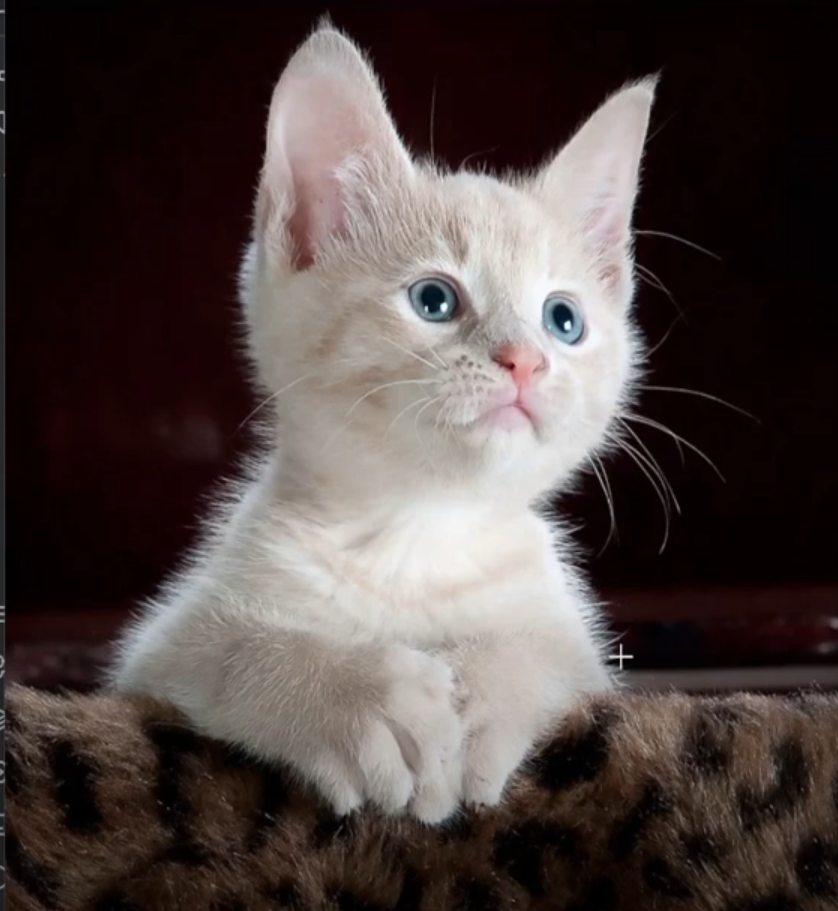
#> input picture Tutorial2D/Gato.png, 838 x 911 px
$ python 3_Filtros.py
#> lines starting #> are read from the running program, lines starting #| are printed output that depends on the picture; after the words box and inside, x2 and y2 are one past the last pixel; in counts of white or black regions, pixels touching at a corner belong together
# Librería
import cv2

# Obtener Imagen
im = cv2.imread("Gato.png")
#> im is the input picture: shape (911, 838, 3); mean B, G, R 66, 68.1, 78.8

# RGB to Gray
im_gray = cv2.cvtColor(im, cv2.COLOR_BGR2GRAY)

# Filtro de Desenfoque TIPO:Gaussiano
im_blur = cv2.GaussianBlur(im, (15,15), 0)      # El tamaño de la malla (15 x 15) y el sigma (0) de la gaussiana

# Filtro de Desenfoque TIPO:Canny (bordes de una imagen en blanco y negro)
im_canny = cv2.Canny(im_gray, 100, 200)
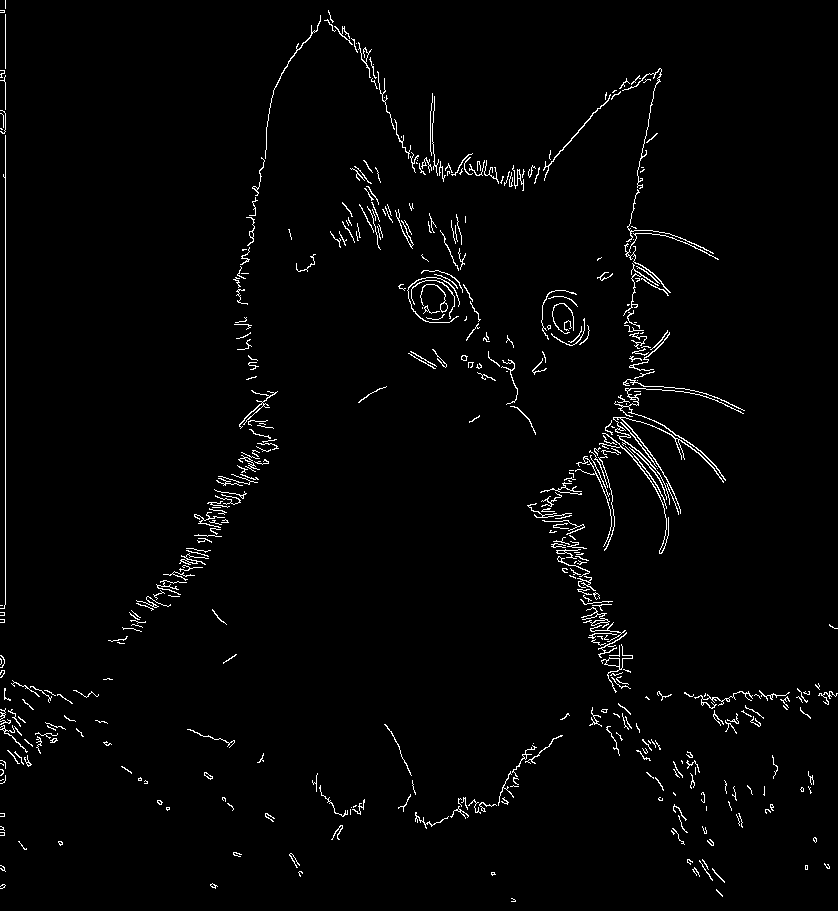
#> im_canny: shape (911, 838); 2.1% white in thin lines or dots

# Filtro Suavizado Median Blur
im_mb = cv2.medianBlur(im,13)

# Mostrar las imágenes
cv2.imshow("Normal", im)
cv2.imshow("Gris", im_gray)
cv2.imshow("Gauss", im_blur)
cv2.imshow("Canny", im_canny)
cv2.imshow("Median Blur", im_mb)

# Esperamos hasta que el usuario presione una tecla y cerramos las ventanas.
cv2.waitKey(0)
cv2.destroyAllWindows()

$ run again, with Tutorial2D/Figuras.png copied over Tutorial2D/Gato.png
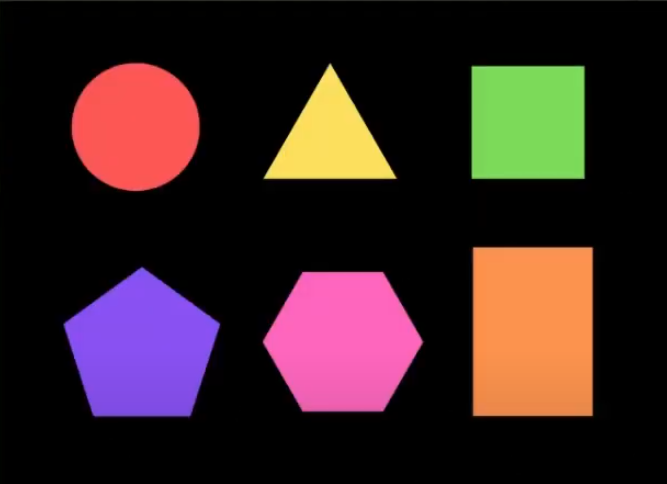
#> input picture Tutorial2D/Figuras.png, 667 x 484 px
#> im is the input picture: shape (484, 667, 3); mean B, G, R 35.9, 35.9, 56.6
#> `im_gray = cv2.cvtColor(im, cv2.COLOR_BGR2GRAY)`:
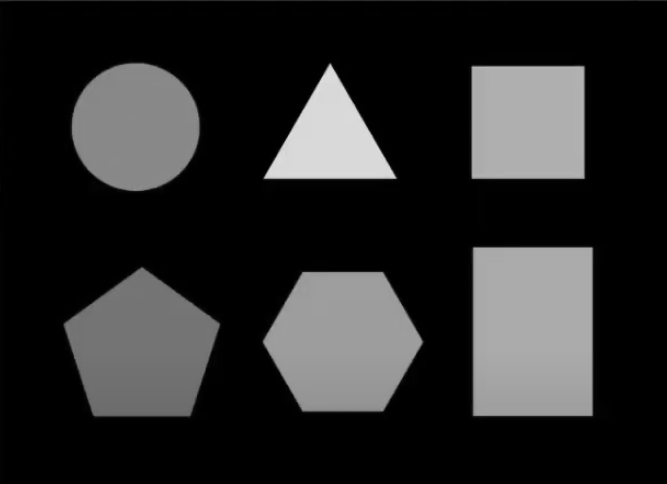
#> im_gray: shape (484, 667); min 0, max 225, mean 42.1
#> `im_canny = cv2.Canny(im_gray, 100, 200)`:
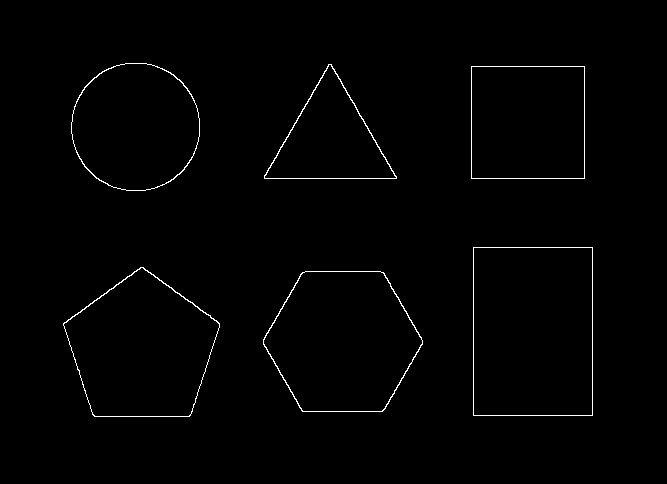
#> im_canny: shape (484, 667); 0.97% white in thin lines or dots, all inside (x1, y1, x2, y2) = (63, 63, 593, 417)

$ run again, with Tutorial2D/Gente.png copied over Tutorial2D/Gato.png
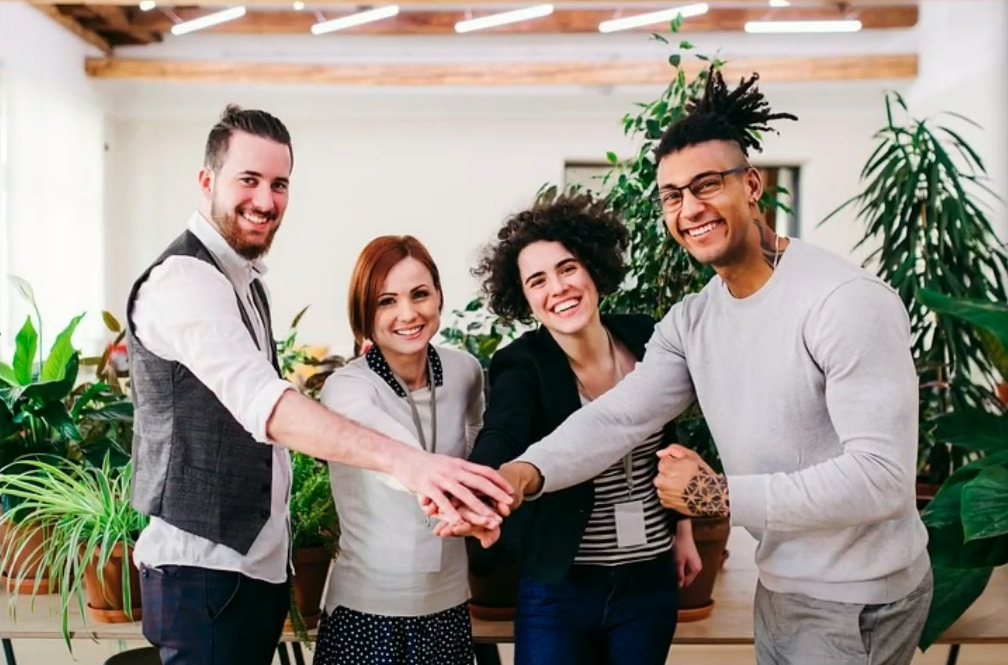
#> input picture Tutorial2D/Gente.png, 1008 x 665 px
#> im is the input picture: shape (665, 1008, 3); mean B, G, R 134.2, 143.9, 151
#> `im_canny = cv2.Canny(im_gray, 100, 200)`:
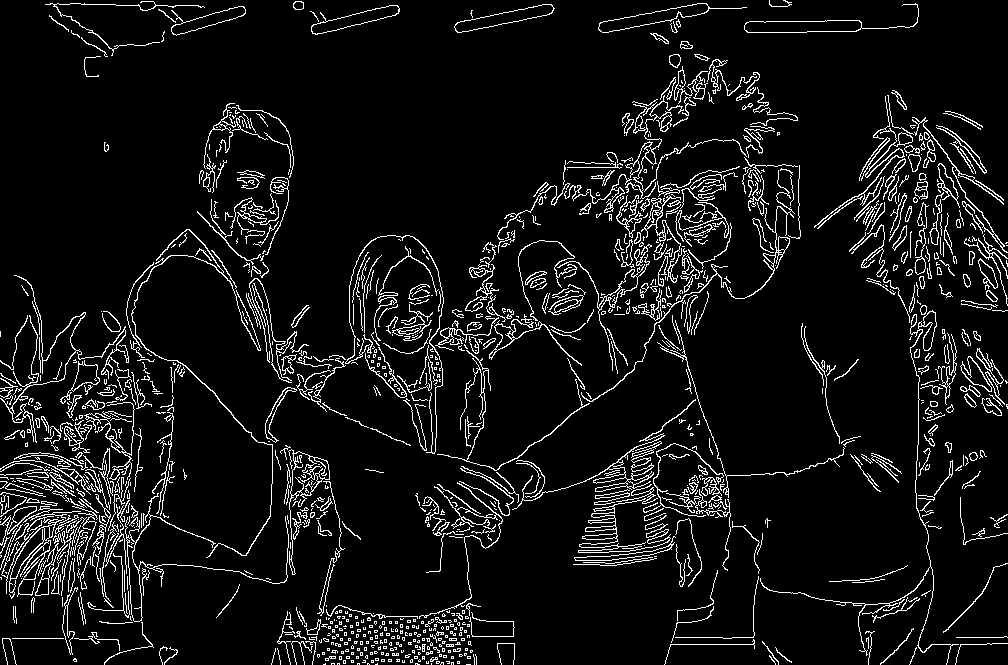
#> im_canny: shape (665, 1008); 7.5% white in thin lines or dots
#> `im_mb = cv2.medianBlur(im,13)`:
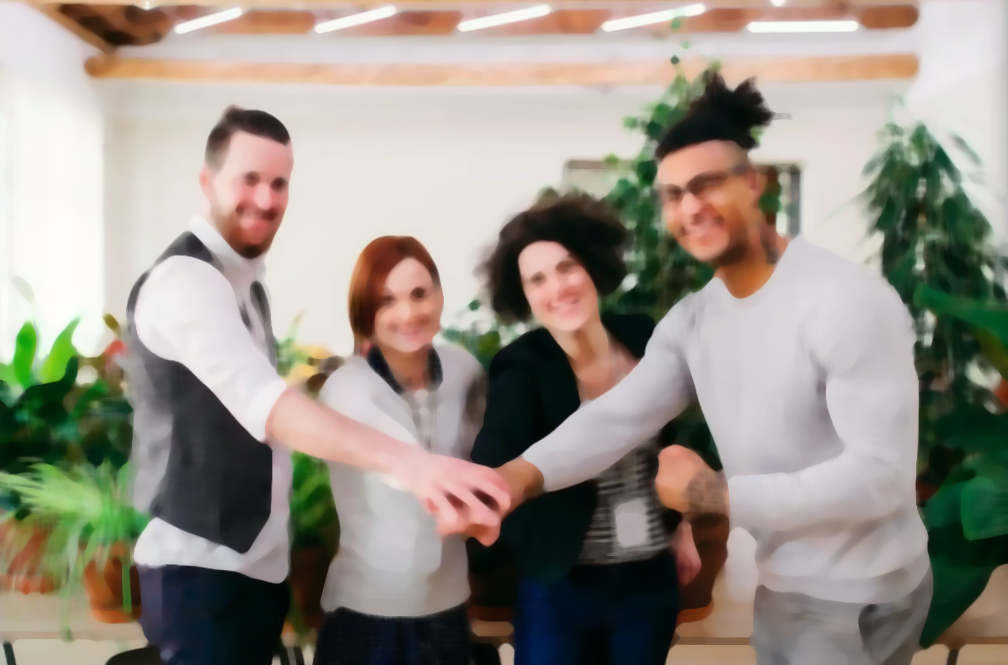
#> im_mb: shape (665, 1008, 3); mean B, G, R 134.4, 144.3, 151.5

$ run again, with Tutorial2D/RGB.png copied over Tutorial2D/Gato.png
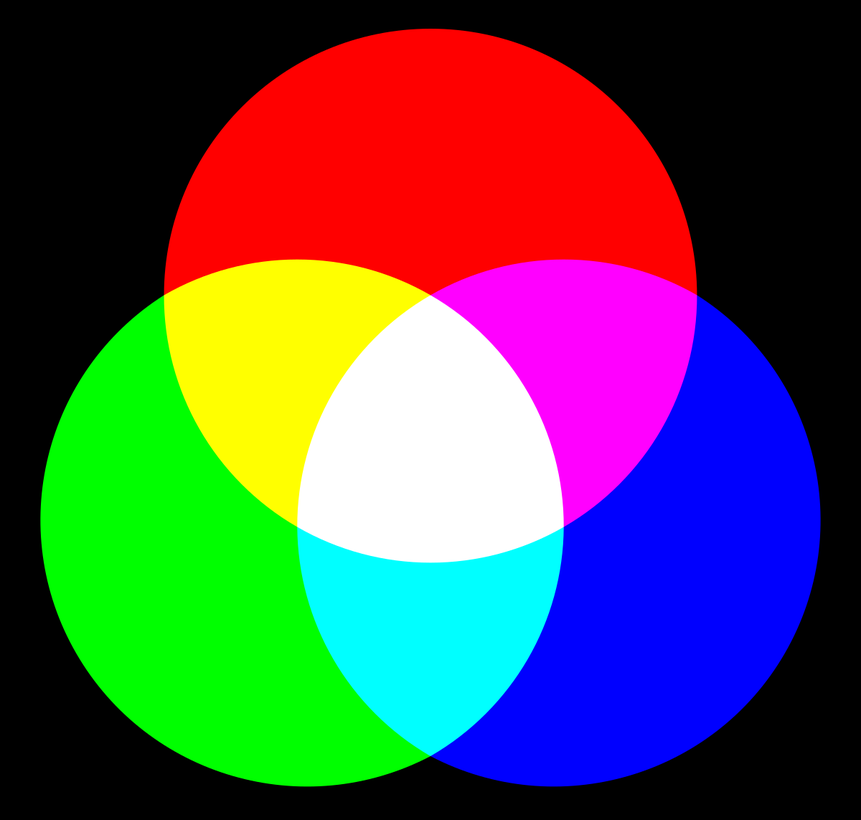
#> input picture Tutorial2D/RGB.png, 861 x 820 px, shrunk from 1200 x 1143 before the run
#> im is the input picture: shape (820, 861, 3); mean B, G, R 78.4, 78.4, 80.8
#> `im_gray = cv2.cvtColor(im, cv2.COLOR_BGR2GRAY)`:
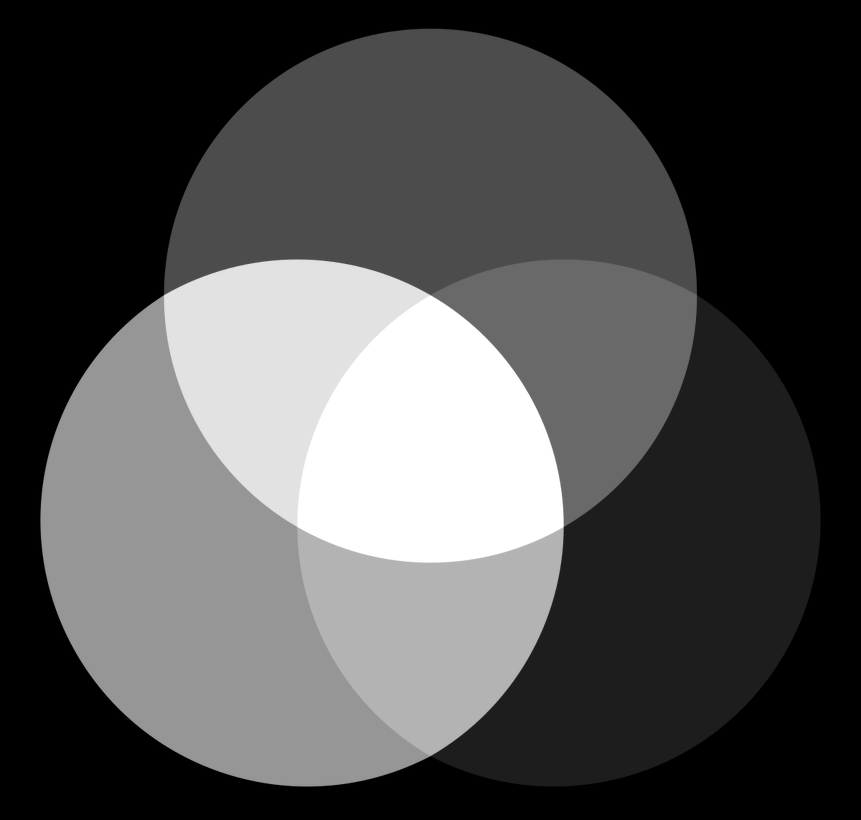
#> im_gray: shape (820, 861); min 0, max 255, mean 79.1
#> `im_canny = cv2.Canny(im_gray, 100, 200)`:
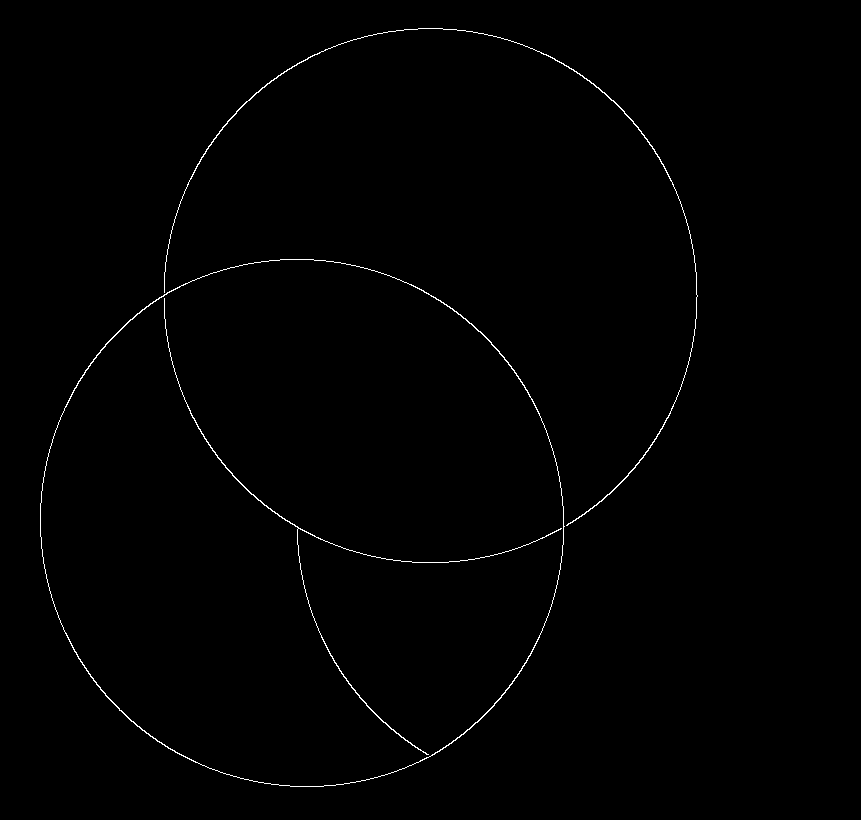
#> im_canny: shape (820, 861); 0.59% white in thin lines or dots, all inside (x1, y1, x2, y2) = (40, 28, 698, 787)
